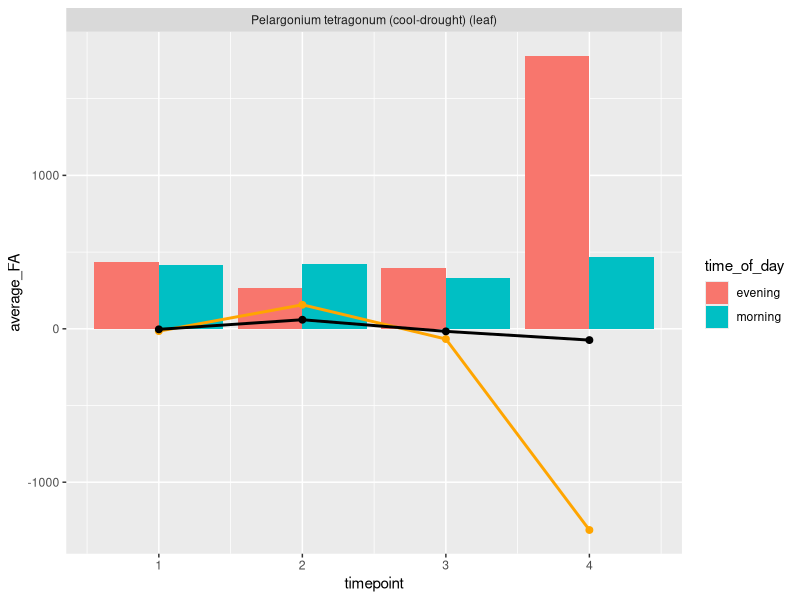
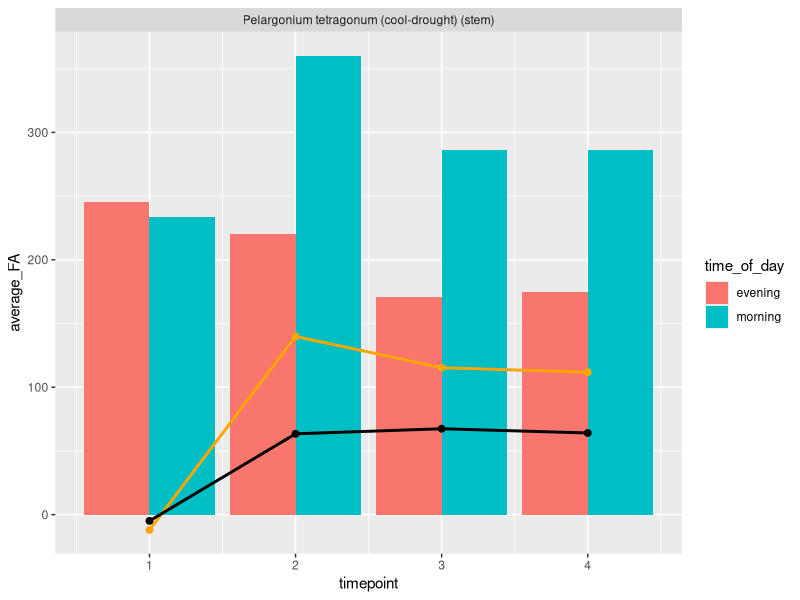
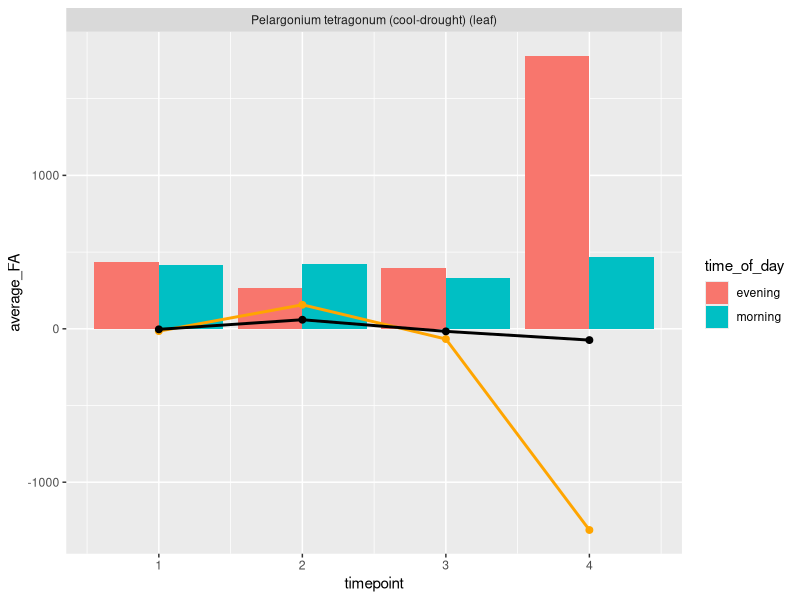
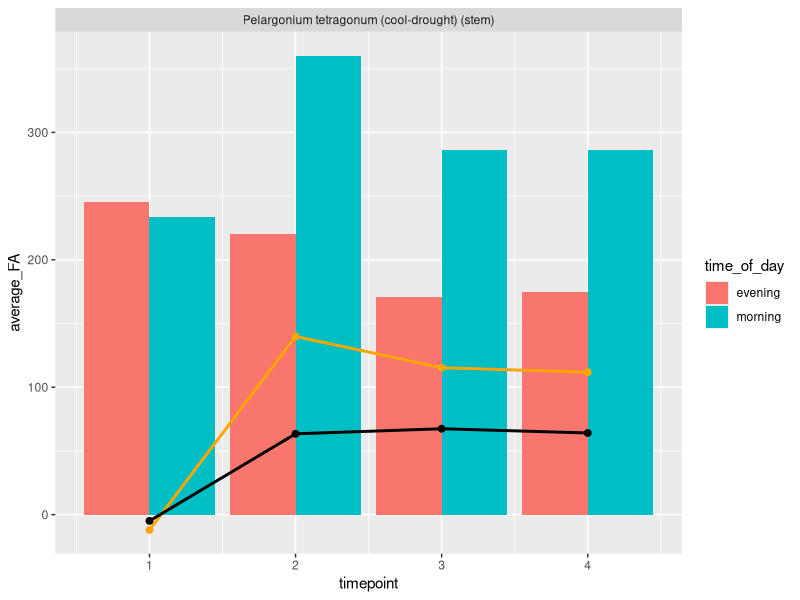

Generate these figures, in order, with R:
#Pelargonium titration script 

library(tidyverse)
setwd("~/Desktop/Coding/R/Thibaud_Project")

# load in Pelargonium dataset. 
Pelargonium <- read.csv("TitrationPelargonium.csv")

#calculate FA 
Pelargonium$FA <- ((0.00001*Pelargonium$VNaOH/1000)*3.5)/(Pelargonium$FW/1000)*1000000

#calculate average_FA
Pelargonium_average_FA <- aggregate(FA ~ timepoint + species + species_treatment + time_of_day + probe, Pelargonium, mean)
Pelargonium_average_FA <- rename(Pelargonium_average_FA, average_FA = FA)

Pelargonium_average_FA_evening <- Pelargonium_average_FA %>% filter(time_of_day == "evening")
Pelargonium_average_FA_evening <- rename(Pelargonium_average_FA_evening, average_evening_FA = average_FA)
Pelargonium_average_FA_evening <- Pelargonium_average_FA_evening %>% select(!time_of_day)

Pelargonium_average_FA_morning <- Pelargonium_average_FA %>% filter(time_of_day == "morning")
Pelargonium_average_FA_morning <- rename(Pelargonium_average_FA_morning, average_morning_FA = average_FA)
Pelargonium_average_FA_morning <- Pelargonium_average_FA_morning %>% select(!time_of_day)

Pelargonium_calculations <- merge(Pelargonium_average_FA_evening, Pelargonium_average_FA_morning)
Pelargonium_calculations$absolute_difference <- Pelargonium_calculations$average_morning_FA - Pelargonium_calculations$average_evening_FA
Pelargonium_calculations$percentage_difference  <- ((Pelargonium_calculations$average_morning_FA - Pelargonium_calculations$average_evening)/Pelargonium_calculations$average_evening_FA)*100
#difference and sd calulations

#filter by species then plot graph 
Pelargonium_tet_leaf_col <- Pelargonium_average_FA %>% filter (species == "Pelargonium tetragonum (leaf)") #change species name as required
Pelargonium_tet_leaf_point <- Pelargonium_calculations %>% filter (species == "Pelargonium tetragonum (leaf)") #change species name as required

#tet leaf 
ggplot()+
  geom_col(data = Pelargonium_tet_leaf_col, aes(x = timepoint, y = average_FA, fill = time_of_day), position = 'dodge') +
  geom_point(data = Pelargonium_tet_leaf_point, aes ( y = absolute_difference, x = timepoint, col = "Absolute difference"), colour = "orange", size = 2) +
  geom_line(data = Pelargonium_tet_leaf_point, aes ( y = absolute_difference, x = timepoint, col = "Absolute difference"), colour = "orange", size = 1) +
  geom_point(data = Pelargonium_tet_leaf_point, aes ( y = percentage_difference, x = timepoint, col = "Percentage increase"), colour = "black", size = 2) +
  geom_line(data = Pelargonium_tet_leaf_point, aes ( y = percentage_difference, x = timepoint, col = "Percentage increase"), colour = "black", size = 1) +
  facet_wrap('species_treatment')
ggsave("graphs/Pelargonium/Pelargonium_Tetragonum_leaf.png",  units = c("px"))
#filter by species then plot graph 
Pelargonium_tet_stem_col <- Pelargonium_average_FA %>% filter (species == "Pelargonium tetragonum (stem)") #change species name as required
Pelargonium_tet_stem_point <- Pelargonium_calculations %>% filter (species == "Pelargonium tetragonum (stem)") #change species name as required

#tet stem 
ggplot()+
  geom_col(data = Pelargonium_tet_stem_col, aes(x = timepoint, y = average_FA, fill = time_of_day), position = 'dodge') +
  geom_point(data = Pelargonium_tet_stem_point, aes ( y = absolute_difference, x = timepoint, col = "Absolute difference"), colour = "orange", size = 2) +
  geom_line(data = Pelargonium_tet_stem_point, aes ( y = absolute_difference, x = timepoint, col = "Absolute difference"), colour = "orange", size = 1) +
  geom_point(data = Pelargonium_tet_stem_point, aes ( y = percentage_difference, x = timepoint, col = "Percentage increase"), colour = "black", size = 2) +
  geom_line(data = Pelargonium_tet_stem_point, aes ( y = percentage_difference, x = timepoint, col = "Percentage increase"), colour = "black", size = 1) +
  facet_wrap('species_treatment')
ggsave("graphs/Pelargonium/Pelargonium_Tetragonum_stem.png",  units = c("px"))

